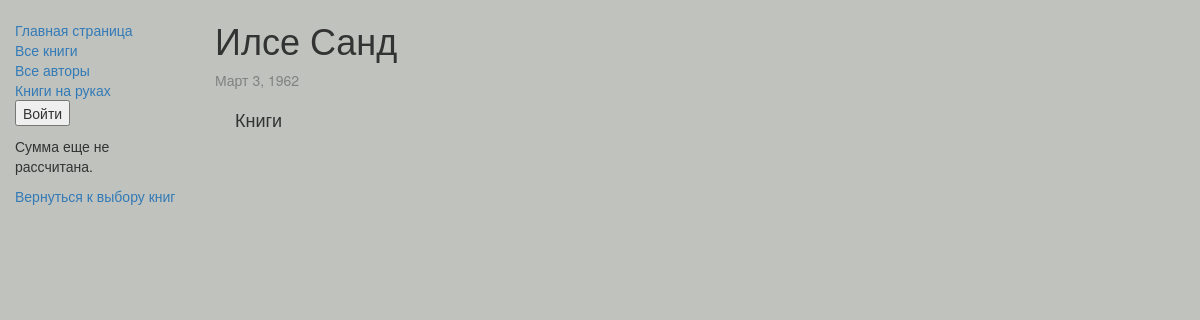
Before: /catalog/author/4 with the older database file.
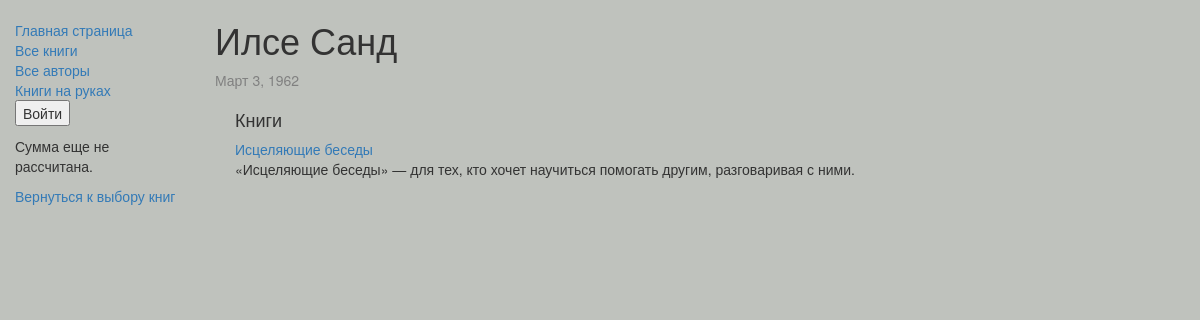
After: the same page with the newer database file.
### catalog/models.py (models this page shows, shortened)
class Author(models.Model):
    first_name = models.CharField(max_length=100)
    last_name = models.CharField(max_length=100)
    date_of_birth = models.DateField(null=True, blank=True)
    date_of_death = models.DateField('Died', null=True, blank=True)

class Book(models.Model):
    title = models.CharField(max_length=200)
    author = models.ForeignKey('Author', on_delete=models.SET_NULL, null=True)
    summary = models.TextField(max_length=1000, help_text="Enter a brief description of the book")
    isbn = models.CharField('ISBN',max_length=13, help_text='13 Character <a href="https://www.isbn-international.org/content/what-isbn">ISBN number</a>')
    genre = models.ManyToManyField(Genre, help_text="Select a genre for this book")
    price = models.CharField(default=1, max_length=20, help_text="Введите цену")
    def __str__(self):
        return self.title
    def display_genre(self):
        return ', '.join([genre.name for genre in self.genre.all()[:3]])
    display_genre.short_description = 'Genre'

### catalog/views.py (the view)
# urls.py: re_path(r'^author/(?P<pk>\d+)$', views.AuthorDetailView.as_view(), name='author-detail'),
class AuthorDetailView(generic.DetailView):
    model = Author

### catalog/templates/catalog/author_detail.html
{% extends "base_generic.html" %}
{% block content %}
  <h1>{{ author.first_name }} {{author.last_name}}</h1>
  <p style="color: gray;">{{ author.date_of_birth }}</p>
  <div style="margin-left:20px;margin-top:20px">
    <h4>Книги</h4>
    {% for book in author.book_set.all %}
    <a href="{%url 'book-detail' book.pk%}">{{book}}</a> <br>
    {{book.summary}}
    {% endfor %}
  </div>
{% endblock %}

### catalog/templates/base_generic.html (shortened to what this page needs)
<!doctype html>
<html lang="ru">
  <head>
    <link
      rel="stylesheet"
      href="https://maxcdn.bootstrapcdn.com/bootstrap/3.3.7/css/bootstrap.min.css" />
    {% load static %}
    <link rel="stylesheet" href="{% static 'css/styles.css' %}" />
  </head>
  <body style="background-color: #BFC2BD;">
    <div class="container-fluid">
      <div class="row">
        <div class="col-sm-2">
          {% block sidebar %}
            <ul class="sidebar-nav">
              <li><a href="{% url 'index' %}">Главная страница</a></li>
              <li><a href="{% url 'books' %}">Все книги</a></li>
              <li><a href="{% url 'authors' %}">Все авторы</a></li>
              <li><a href="{% url 'my-borrowed' %}">Книги на руках</a></li>
              {% if user.is_authenticated %}
                <li>Пользователь: {{ user.get_username }}</li>
                <li>
                    <form action="{% url 'logout'%}?next={{request.path}}" method="post">
                        {% csrf_token %}
                        <button class="dropdown-item" type="submit">Выйти</button>
                    </form>
                </li>
                <br> {% else %}
                <form action="{% url 'login' %}" method="post"> {% csrf_token %}
                    <button class="dropdown-item" type="submit">Войти</button>
                </form>
                {% endif %}
            </ul>
            {% if total_price %}
                <p>Общая сумма: {{ total_price }} руб.</p>
            {% else %}
                <p>Сумма еще не рассчитана.</p>
            {% endif %}
            <a href="{% url 'books' %}">Вернуться к выбору книг</a>
          {% endblock %}
        </div>
        <div class="col-sm-10 ">{% block content %}{% endblock %}</div>
      </div>
    </div>
  </body>
</html>

### catalog/static/css/styles.css (style rules this page uses)
.sidebar-nav { margin-top: 20px; padding: 0; list-style: none; }

Changed rows visible on the page:
added Book: title "Исцеляющие беседы", summary "«Исцеляющие беседы» — для тех, кто хочет научиться помогать другим, разговаривая с ними."
